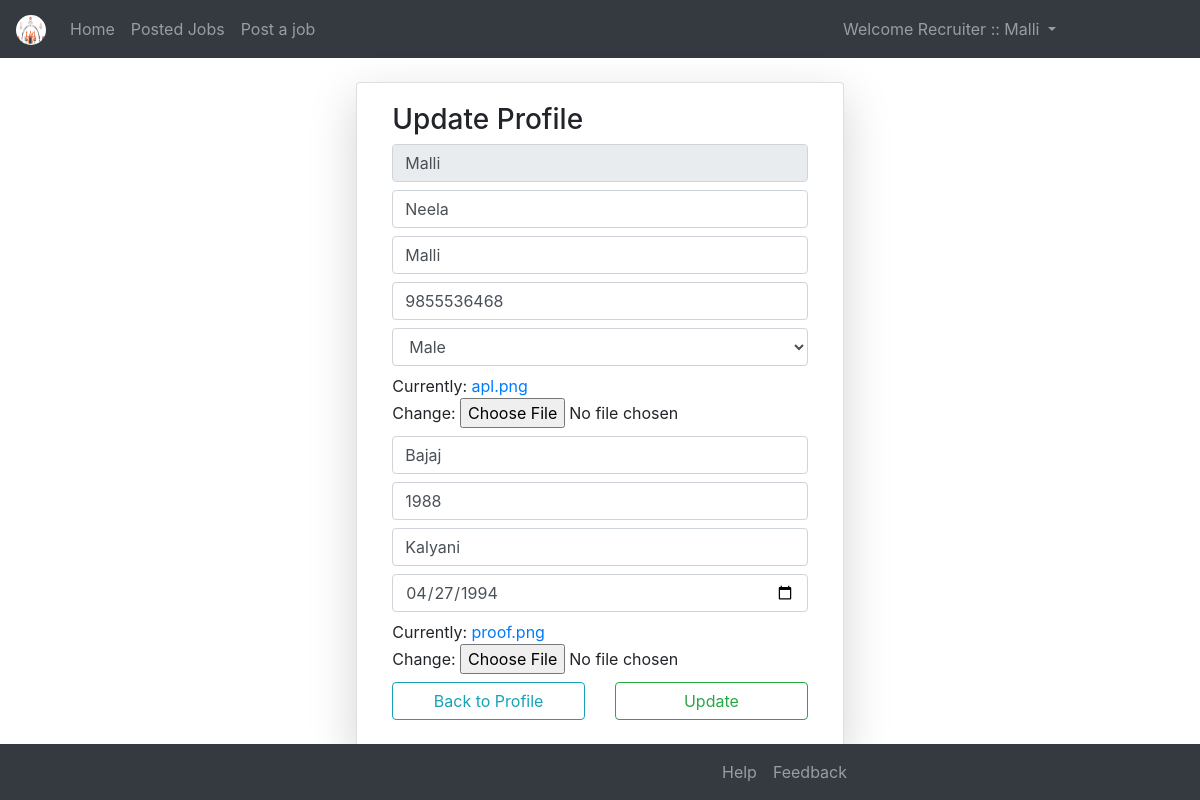
Screenshot of /urpfle/ (signed in) with the database file from the repository.
### OnlineJobsApp/models.py (models this page shows)
class User(AbstractUser):
    k = [
        ('0','Guest'),
        ('1','Recruiter'),
        ('2','Applicant'),
    ]
    g = [
        ('0','--- Select Your Gender ---'),
		('1','Male'),
		('2','Female'),
    ]
    d = [
        ('0','General'),
        ('1','Super'),
    ]
    uid = models.CharField(max_length=12)
    mobile = models.CharField(max_length=10,null=False,blank=False)
    pfimg = models.ImageField(upload_to='Profiles/',default='apl.png')
    email = models.EmailField(max_length=254)
    gender = models.CharField(choices=g,default='0',max_length=5)
    role_type = models.CharField(choices=k,max_length=5,default='0')
    desg = models.CharField(choices=d,max_length=5,default='0')

class RcProfile(models.Model):
    dob = models.DateTimeField()
    c_name=models.CharField(max_length=20,default=None)
    est_year = models.CharField(max_length=4)
    Owner = models.CharField(max_length=20)
    rstatus = models.BooleanField(default=False)
    rc = models.OneToOneField(User,on_delete=models.CASCADE)
    cert = models.FileField(upload_to='Attachments/',default='proof.png')

### OnlineJobsApp/views.py (the view, shortened to what this page needs)
# urls.py: path('urpfle/',views.updrc_profile,name="urpf"),
def updrc_profile(request):
    k = User.objects.get(id=request.user.id)
    t = RcProfile.objects.all()
    m = []
    for i in t:
        m.append(i.rc_id)
    if request.user.id not in m:
        if request.method == "POST":
            h = UspForm(request.POST,request.FILES,instance=k)
            y = RcprForm(request.POST)
            if h.is_valid() and y.is_valid():
                h.save()
                b = y.save(commit=False)
                b.rc_id=request.user.id
                b.desg = '0'
                b.rstatus=1
                b.save()
                messages.success(request,"Recruiter Profile Updated..")
                subject = "Update of your profile on Online Jobs Portal "
                email_from = settings.EMAIL_HOST_USER
                username = k.username
                message = f"Congratulations {username} for updating your profile on online jobs portal.\n"
                message+="As you have updated your profile,now you can proceed with your recruitments by posting jobs.Hope you will enjoy our service."
                receiver = k.email
                b=send_mail(subject,message,email_from,[receiver])
                return redirect('/rpfle')
        y = RcprForm()
        h = UspForm(instance=k)
        return render(request,'html/urc_profile.html',{'e':h,'t':y})
    else:
            p = RcProfile.objects.get(rc_id=request.user.id)
            y = RcprForm(instance=p)
            h = UspForm(instance=k)
            return render(request,'html/urc_profile.html',{'e':h,'t':y})

### OnlineJobsApp/forms.py
class UspForm(forms.ModelForm):
	class Meta:
		model = User
		fields = ["username","first_name","last_name","mobile","gender","pfimg"]
		widgets = {
		"username":forms.TextInput(attrs={
			"class":"form-control my-2",
			"readonly":"true",
			}),
		"first_name":forms.TextInput(attrs={
			"class":"form-control my-2",
			"placeholder":"First Name",
			}),
		"last_name":forms.TextInput(attrs={
			"class":"form-control my-2",
			"placeholder":"Last Name",
			}),
		"mobile":forms.TextInput(attrs={
			"class":"form-control my-2",
			"placeholder":"Mobile Number",
			}),
		"gender":forms.Select(attrs={
			"class":"form-control my-2",
			}),
		}

class RcprForm(forms.ModelForm):
    class Meta:
        model = RcProfile
        fields = ["c_name","est_year","Owner","dob","cert"]
        widgets ={
            "c_name":forms.TextInput(attrs={
                "class":"form-control my-2",
                "placeholder":"Company Name",
            }),
            "est_year":forms.TextInput(attrs={
                "class":"form-control my-2",
                "placeholder":"Established Year",
            }),
            "Owner":forms.TextInput(attrs={
                "class":"form-control my-2",
                "placeholder":"Owner Name",
            }),
            "dob":forms.DateInput(attrs={
            "class":"form-control my-2",
            "type":"date",
        }),
        }

### OnlineJobsApp/templates/html/urc_profile.html (shortened to what this page needs)
{% extends 'html/base.html' %}
{% block content %}
<div class="container-fluid mt-4">
	<div class="card col-md-5 mx-auto shadow-lg">
		<div class="card-body">
			<h3>Update Profile</h3>
			<form method="post" enctype="multipart/form-data">
				{% for i in e %}
					{{i}}
				{% endfor %}
					{% for j in t %}
						{{j}}
					{% endfor %}
				<div class="row my-2">
					<div class="col">
						<a href="{% url 'rpf' %}" class="btn btn-outline-info form-control">Back to Profile</a>
					</div>
					<div class="col">
						<input type="submit" value="Update" class="btn btn-outline-success form-control">
					</div>
				</div>
			</form>
		</div>
	</div>
</div>
{% endblock %}

### OnlineJobsApp/templates/html/navbar.html (shortened to what this page needs)
{% load static %}
<nav class="navbar navbar-expand-md bg-dark navbar-dark">
  <a class="navbar-brand" href="{% url 'home' %}">
  <img src="{% static 'images/icons/logo.png' %}" class="rounded-circle" width="30px" height="30px"></a>
  <div class="collapse navbar-collapse" id="collapsibleNavbar">
    <ul class="navbar-nav">
      {% if not user.is_authenticated %}
      <li class="nav-item">
        <a class="nav-link {% if request.path == '/' %}active{% endif %}" href="{% url 'home' %}">Home</a>
      </li>
      <li class="nav-item">
        <a class="nav-link {% if request.path == '/abt/' %}active{% endif %}" href="{% url 'about' %}">About</a>
      </li>
      <li class="nav-item">
        <a class="nav-link {% if request.path == '/cnt/' %}active{% endif %}" href="{% url 'contact' %}">Contact</a>
      </li>
      <li class="nav-item">
        <a class="nav-link {% if request.path == '/reg/' %}active{% endif %}" href="{% url 'rg' %}">Register</a>
      </li>
      {% else %}
      <li class="nav-item">
        <a class="nav-link {% if request.path == '/' %}active{% endif %}" href="{% url 'home' %}">Home</a>
      </li>
      {% if request.user.role_type == "0" and not request.user.is_superuser %}
      <li class="nav-item">
        <a class="nav-link" href="{% url 'home' %}">Access Denied</a>
      </li>
      {% elif request.user.role_type == "1" and request.user.rcprofile.rstatus == 1 %}
      <li class="nav-item">
        <a class="nav-link" href="{% url 'jlst' %}">Posted Jobs</a>
      </li>
      <li class="nav-item">
        <a class="nav-link" href="{% url 'pj' %}">Post a job</a>
      </li>
      {% endif %}
      {% endif %}
    </ul>
    <ul class="navbar-nav ml-auto" style="margin-right:120px">
      {% if not user.is_authenticated %}
      <li class="nav-item">
        <a class="nav-link {% if request.path == '/lgn/' %}active{% endif %}" href="{% url 'lg' %}">Login</a>
      </li>
      {% else %}
      <div class="dropdown">
        <a class="nav-link dropdown-toggle" data-toggle="dropdown">
          Welcome {% if user.is_superuser %}
                    Admin :: {{request.user.username}}
                  {% else %}
                    {% if request.user.role_type == '0' %}
                      Guest :: {{request.user.username}}
                    {% elif request.user.role_type == '1' %}
                      Recruiter :: {{request.user.username}}
                    {% elif request.user.role_type == '2' %}
                      Applicant :: {{request.user.username}}
                    {% endif %}
                  {% endif %}
        </a>
      </div>
      {% endif %}
    </ul>
  </div>
</nav>

### rows the page displays
User: user.username "Malli", e "Malli" "Neela" "Malli" "9855536468" "Male"
RcProfile: t "Bajaj" "1988" "Kalyani" "04/27/1994"
